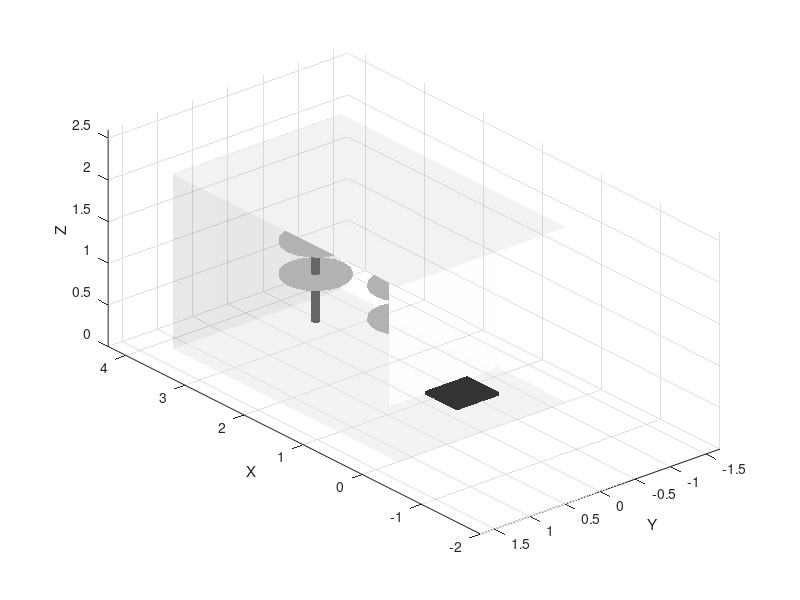

Source code (MATLAB): (Note: this script raises an error after producing the figure.)
function RAY_Delivery_Robot_Simulation_v25()
    % RAY_Delivery_Robot_Simulation_v25
    % - INCLUDES: Motor Sizing and Performance Analysis.
    
    clc; clear; close all;
    
    %% 1. SYSTEM CONFIGURATION
    Shell_Style = 'Wireframe'; 
    
    % --- Dimensions ---
    System.Length = 2.4;        
    System.Levels = 4;          
    System.Level_Height = 0.40;
    System.Base_Height = 0.20;   
    
    % Bin Dimensions
    Bin.Length = 0.30; Bin.Depth  = 0.40; Bin.Height = 0.30; 
    Bin.Mass   = 10.0; 
    Avg_Pkgs_Per_Bin = 7; 
    
    % Track Geometry
    System.Track_Width = 0.9;   
    Curve_Radius = System.Track_Width / 2;                
    Pole_Distance = System.Length - System.Track_Width;   
    Track_Perimeter = (2 * Pole_Distance) + (2 * pi * Curve_Radius);
    System.N_Bins_Per_Level = 12;
    
    % Motor Sizing Constant
    R_drive = Curve_Radius * 0.9; % Effective radius of the drive sprocket
    
    % Logic State: Tracks if a bin is IN the carousel (1) or OUT (0)
    System.Bin_Active = true(System.Levels, System.N_Bins_Per_Level);
    
    % Physics & Metrics
    Total_Bins = System.N_Bins_Per_Level * System.Levels;
    Total_Mass = Total_Bins * Bin.Mass;
    Total_Expected_Pkgs = Total_Bins * Avg_Pkgs_Per_Bin;
    
    %% 2. GRAPHICS SETUP
    f = figure('Name', 'RAY: Last-Mile Fleet Sim (v25)', 'Color', 'w', 'NumberTitle', 'off');
    set(f, 'Position', [50, 50, 1200, 800]);
    axis equal; grid on; hold on;
    view([-130, 25]); 
    
    % --- 2.1 SYSTEM BOUNDS ---
    Track_Min_X = -Curve_Radius; 
    
    % Van & Housing
    Housing_Padding = 0.30; 
    House.L = (Track_Perimeter/2) * 0.8; 
    House.W = System.Track_Width + (2 * Housing_Padding);
    House.H = (System.Levels * System.Level_Height) + System.Base_Height + 0.1;
    
    Van.L = 3.8; Van.W = 2.4; Van.H = 2.1;
    Van_Origin = [0, -Van.W/2, 0]; 
    
    Wall_Padding = 0.05; 
    House_Origin_X = (Van.L - Wall_Padding) - System.Length - 0.2;
    House_Origin_Y = (Van_Origin(2) + Wall_Padding);
    
    Track_World_Offset_X = House_Origin_X + Housing_Padding + 0.4;
    Track_World_Offset_Y = House_Origin_Y + Housing_Padding + 0.4;
    
    draw_shell_custom([House_Origin_X, House_Origin_Y, 0], System.Length+0.6, House.W, House.H, [0.9 0.9 0.9], Shell_Style, 'Housing');
    draw_shell_custom(Van_Origin, Van.L, Van.W, Van.H, [0.1 0.1 0.1], Shell_Style, 'Van'); 
    
    % Adjust View Limits
    xlim([-2.0, Van.L+0.5]); ylim([-Van.W/2 - 0.5, Van.W/2 + 0.5]); zlim([0, Van.H+0.5]);
    xlabel('X'); ylabel('Y'); zlabel('Z');
    
    % --- 2.3 MECHANISM: SPROCKETS ---
    Shaft_Height = House.H - 0.1;
    for shaft_x = [0, Pole_Distance]
        wx = shaft_x + Track_World_Offset_X; wy = 0 + Track_World_Offset_Y;
        draw_solid_cylinder(wx, wy, 0, 0.05, Shaft_Height, [0.4 0.4 0.4]);
        for k = 1:System.Levels
            h_lvl = System.Base_Height + (k-1)*System.Level_Height + Bin.Height + 0.05; 
            draw_solid_cylinder(wx, wy, h_lvl, Curve_Radius*0.9, 0.03, [0.7 0.7 0.7]);
        end
    end
    
    % --- 2.4 ROBOT & FLEET SETUP ---
    Robot_Base_X = Track_Min_X - 0.50 + Track_World_Offset_X; 
    Robot_Base_Y = 0 + Track_World_Offset_Y;
    
    [h_Robot.SubBase, h_Robot.Rotator, h_Robot.RotatorTop] = init_robot_base_graphics(Robot_Base_X, Robot_Base_Y);
    h_Robot.Mast = patch('Vertices', [], 'Faces', [], 'FaceColor', [0.6 0.6 0.6], 'EdgeColor', 'k');
    h_Robot.Carriage = patch('Vertices', [], 'Faces', [], 'FaceColor', [0.9 0.1 0.1], 'EdgeColor', 'k'); 
    h_Robot.Bracket = patch('Vertices', [], 'Faces', [], 'FaceColor', [0.3 0.3 0.3], 'EdgeColor', 'k'); 
    h_Robot.Rails   = patch('Vertices', [], 'Faces', [], 'FaceColor', [0.8 0.8 0.8], 'EdgeColor', 'none'); 
    
    Robot_State.Z = System.Base_Height;
    Robot_State.Angle = pi/2; 
    Robot_State.Extension = 0; 
    update_robot_geometry(h_Robot, Robot_Base_X, Robot_Base_Y, Robot_State.Z, Robot_State.Angle, Robot_State.Extension, Bin);
    
    % --- DELIVERY FLEET SETUP ---
    Fleet_Size = 3;
    Bot_Width = 0.5; Bot_Length = 0.6; Bot_Height = 0.25;
    
    % --- FIX: CENTERING ---
    % Load Zone X must align with Robot_Base_X so the arm (at pi/2) hits the center.
    Load_Zone_X = Robot_Base_X; 
    Load_Zone_Y = Robot_Base_Y + 1.2; 
    Exit_X = -1.5; 
    
    Pod_Spacing = 0.8;
    Pod_Handles = gobjects(1, Fleet_Size);
    Pod_Locs = zeros(Fleet_Size, 2);
    
    for i = 1:Fleet_Size
        px = Load_Zone_X + (i-1)*Pod_Spacing + 0.8; 
        py = Load_Zone_Y; 
        Pod_Locs(i,:) = [px, py];
        Pod_Handles(i) = patch([px-0.25, px+0.25, px+0.25, px-0.25], ...
                               [py-0.25, py-0.25, py+0.25, py+0.25], ...
                               [0.01, 0.01, 0.01, 0.01], [0 1 0], 'FaceAlpha', 0.5);
    end
    
    % Initialize Bots
    Mobile_Bots = repmat(struct('h_Body', [], 'h_Wheels', [], 'X', 0, 'Y', 0, 'HasBin', false, 'BinHandle', [], 'TargetLvl', 0, 'TargetCol', 0), 1, Fleet_Size);
    
    for i = 1:Fleet_Size
        Mobile_Bots(i).X = Pod_Locs(i,1);
        Mobile_Bots(i).Y = Pod_Locs(i,2);
        Mobile_Bots(i).HasBin = false; 
        Mobile_Bots(i).BinHandle = [];
        [Mobile_Bots(i).h_Body, Mobile_Bots(i).h_Wheels] = init_delivery_robot(Mobile_Bots(i).X, Mobile_Bots(i).Y, Bot_Length, Bot_Width, Bot_Height);
    end
    
    % --- 2.5 INITIALIZE BINS ---
    Bin_Handles = gobjects(System.Levels, System.N_Bins_Per_Level);
    Hanger_Handles = gobjects(System.Levels, System.N_Bins_Per_Level);
    Chain_Handles = gobjects(System.Levels, 1);
    Bin_Positions = linspace(0, Track_Perimeter, System.N_Bins_Per_Level + 1); Bin_Positions(end) = [];
    
    for lvl = 1:System.Levels
        Chain_Handles(lvl) = plot3(nan, nan, nan, 'Color', [0.2 0.2 0.2], 'LineWidth', 3);
        for i = 1:System.N_Bins_Per_Level
            Bin_Handles(lvl, i) = patch('Vertices', [], 'Faces', [], 'FaceColor', [0.2, 0.4, 0.8], 'EdgeColor', 'k', 'FaceAlpha', 1.0);
            Hanger_Handles(lvl, i) = patch('Vertices', [], 'Faces', [], 'FaceColor', [0.5 0.5 0.5], 'EdgeColor', 'none'); 
        end
    end
    
    % --- STATUS DISPLAY ---
    h_text = text(0, 0, Van.H+0.6, 'Status: System Init', 'FontSize', 12, 'BackgroundColor', 'w', 'FontWeight', 'bold');
    h_perf = text(2.0, 0, Van.H+0.4, sprintf('Weight: %.0fkg\nPkgs: %d\nPower: 0W', Total_Mass, Total_Expected_Pkgs), 'FontSize', 10, 'BackgroundColor', 'w');
    
    %% 3. SIMULATION LOOP (Batched)
    
    % Physics Constants
    Max_Vel = 0.8; Accel = 0.5; Friction_Coeff = 0.08; Gravity = 9.81;
    Robot_VZ_Max = 0.6; 
    s_access = (2 * Pole_Distance) + (1.5 * pi * Curve_Radius); 
    s_access = mod(s_access, Track_Perimeter);
    
    % --- PERFORMANCE/MOTOR SIZING LOGGING SETUP ---
    N_PICKS = Fleet_Size * 2; % One export and one import per robot
    Cycle_Times = zeros(1, N_PICKS);
    Total_Time_Active = 0;
    
    Total_Time_History = [];
    Force_History = [];
    Power_History = [];
    Torque_History = [];
    Current_Sim_Time = 0;
    
    
    % Initial Carousel Draw
    base_coords = update_carousel_graphics(System, Bin_Positions, Pole_Distance, Curve_Radius, Track_World_Offset_X, Track_World_Offset_Y, Bin, Bin_Handles, Hanger_Handles, Chain_Handles);
    
    pick_counter = 0; % Track total carousel movements
    
    while ishandle(f)
        
        %% --- PHASE 1: EXPORT (Carousel -> Robot -> Drive Off) ---
        for rob_idx = 1:Fleet_Size
            if ~ishandle(f); break; end
            pick_counter = pick_counter + 1;
            
            % A. Call Robot
            set(Mobile_Bots(rob_idx).h_Body, 'Visible', 'on');
            for w=1:6; set(Mobile_Bots(rob_idx).h_Wheels(w), 'Visible', 'on'); end
            
            set(h_text, 'String', sprintf('Status: Robot %d approaching Loading Zone...', rob_idx));
            animate_delivery_drive(Mobile_Bots(rob_idx), Load_Zone_X, Load_Zone_Y, Bot_Length, Bot_Width, Bot_Height, Bin, 30);
            Mobile_Bots(rob_idx).X = Load_Zone_X; Mobile_Bots(rob_idx).Y = Load_Zone_Y;
            
            % B. Carousel Prep (Spin & Elevate)
            valid_bins = find(System.Bin_Active);
            % Handle case where all bins have been exported
            if isempty(valid_bins)
                fprintf('WARNING: All bins have been exported. Skipping export phase.\n');
                break; 
            end
            
            idx_choice = valid_bins(randi(length(valid_bins)));
            [Target_Lvl, Target_Col] = ind2sub(size(System.Bin_Active), idx_choice);
            Target_Bin_Handle = Bin_Handles(Target_Lvl, Target_Col);
            
            set(Target_Bin_Handle, 'FaceColor', [1, 0.5, 0]);
            
            Mobile_Bots(rob_idx).TargetLvl = Target_Lvl;
            Mobile_Bots(rob_idx).TargetCol = Target_Col;
            Current_Pos = Bin_Positions(Target_Col);
            diff = s_access - Current_Pos;
            Move_Dist = mod(diff + Track_Perimeter/2, Track_Perimeter) - Track_Perimeter/2;
            
            set(h_text, 'String', 'Status: Carousel Spinning / Elevator Aligning...');
            
            % Calculate T_rot *before* animation starts for logging
            T_rot = calculate_T_rot(abs(Move_Dist), Max_Vel, Accel);
            Cycle_Times(pick_counter) = T_rot;
            Total_Time_Active = Total_Time_Active + T_rot;

            t = 0; dt = 0.04; current_vel = 0; dist_covered = 0;
            total_dist_abs = abs(Move_Dist); direction = sign(Move_Dist);
            carousel_done = false; robot_z_done = false;
            Target_Z = System.Base_Height + (Target_Lvl-1)*System.Level_Height;
            
            while (~carousel_done || ~robot_z_done) && ishandle(f)
                tic;
                
                % CAROUSEL PHYSICS
                if ~carousel_done
                    if dist_covered < (current_vel^2)/(2*Accel); req_acc = -direction * Accel;
                    elseif abs(current_vel) < Max_Vel; req_acc = direction * Accel;
                    else; req_acc = 0; end
                    current_vel = current_vel + (req_acc * dt);
                    if (total_dist_abs - dist_covered) < 0.02; current_vel = 0; req_acc = 0; carousel_done = true; end
                    ds = current_vel * dt; dist_covered = dist_covered + abs(ds);
                    Bin_Positions = mod(Bin_Positions + ds, Track_Perimeter);
                else
                    req_acc = 0; % Ensure zero acceleration when stopped
                end
                
                % ROBOT Z MOVEMENT
                z_err = Target_Z - Robot_State.Z;
                if abs(z_err) > 0.01; Robot_State.Z = Robot_State.Z + (sign(z_err) * Robot_VZ_Max * dt);
                else; Robot_State.Z = Target_Z; robot_z_done = true; end
                
                
                % --- MOTOR SIZING LOGGING ---
                F_Total = (Friction_Coeff * Total_Mass * Gravity) + (Total_Mass * abs(req_acc));
                Power = F_Total * abs(current_vel);
                Torque = F_Total * R_drive;
                
                Current_Sim_Time = Current_Sim_Time + dt;
                Force_History = [Force_History, F_Total];
                Power_History = [Power_History, Power];
                Torque_History = [Torque_History, Torque];
                Total_Time_History = [Total_Time_History, Current_Sim_Time];
                % ----------------------------
                
                set(h_perf, 'String', sprintf('Weight: %.0fkg\nPkgs: %d\nPower: %.0f W', Total_Mass, Total_Expected_Pkgs, Power));
                update_robot_geometry(h_Robot, Robot_Base_X, Robot_Base_Y, Robot_State.Z, Robot_State.Angle, Robot_State.Extension, Bin);
                base_coords = update_carousel_graphics(System, Bin_Positions, Pole_Distance, Curve_Radius, Track_World_Offset_X, Track_World_Offset_Y, Bin, Bin_Handles, Hanger_Handles, Chain_Handles);
                drawnow; pause(dt - toc);
            end
            set(h_perf, 'String', sprintf('Weight: %.0fkg\nPkgs: %d\nPower: 0 W', Total_Mass, Total_Expected_Pkgs));
            
            % C. Grabber Retrieve Sequence
            tx = base_coords(Target_Col, 1); ty = base_coords(Target_Col, 2);
            Dist_To_Bin = sqrt((tx - Robot_Base_X)^2 + (ty - Robot_Base_Y)^2);
            Req_Ext = Dist_To_Bin - 0.30;
            
            animate_robot_move(h_Robot, Robot_Base_X, Robot_Base_Y, Bin, Robot_State, 'Angle', 0, 15); Robot_State.Angle = 0;
            animate_robot_move(h_Robot, Robot_Base_X, Robot_Base_Y, Bin, Robot_State, 'Extension', Req_Ext, 15); Robot_State.Extension = Req_Ext;
            
            % GRAB BIN: Mark Inactive
            System.Bin_Active(Target_Lvl, Target_Col) = false;
            
            Offset = base_coords(Target_Col, 3) - Robot_State.Angle;
            animate_robot_move_with_bin(h_Robot, Target_Bin_Handle, Robot_Base_X, Robot_Base_Y, Bin, Robot_State, 'Extension', 0.05, 15, Offset); Robot_State.Extension = 0.05;
            
            % D. Deliver to Robot
            animate_robot_move_with_bin(h_Robot, Target_Bin_Handle, Robot_Base_X, Robot_Base_Y, Bin, Robot_State, 'Angle', pi/2, 25, Offset); Robot_State.Angle = pi/2;
            
            % Calculate Bot Surface Z
            Bot_Surface_Z = 0.24; 
            
            animate_robot_move_with_bin(h_Robot, Target_Bin_Handle, Robot_Base_X, Robot_Base_Y, Bin, Robot_State, 'Z', Bot_Surface_Z, 20, Offset); Robot_State.Z = Bot_Surface_Z;
            
            Dist_To_Robot = sqrt((Load_Zone_X - Robot_Base_X)^2 + (Load_Zone_Y - Robot_Base_Y)^2);
            Req_Ext_Drop = Dist_To_Robot - 0.30; 
            
            animate_robot_move_with_bin(h_Robot, Target_Bin_Handle, Robot_Base_X, Robot_Base_Y, Bin, Robot_State, 'Extension', Req_Ext_Drop, 20, Offset); 
            Robot_State.Extension = Req_Ext_Drop;
            
            % Drop Bin on Robot
            set(h_text, 'String', sprintf('Status: Loading Robot %d...', rob_idx));
            Mobile_Bots(rob_idx).HasBin = true;
            Mobile_Bots(rob_idx).BinHandle = Target_Bin_Handle;
            
            animate_robot_move(h_Robot, Robot_Base_X, Robot_Base_Y, Bin, Robot_State, 'Extension', 0, 15); Robot_State.Extension = 0;
            
            % F. Robot Drives Away & Disappears
            set(h_text, 'String', sprintf('Status: Robot %d departing...', rob_idx));
            animate_delivery_drive(Mobile_Bots(rob_idx), Exit_X, Load_Zone_Y, Bot_Length, Bot_Width, Bot_Height, Bin, 40);
            Mobile_Bots(rob_idx).X = Exit_X;
            
            % Hide Robot
            set(Mobile_Bots(rob_idx).h_Body, 'Visible', 'off');
            for w=1:6; set(Mobile_Bots(rob_idx).h_Wheels(w), 'Visible', 'off'); end
            if ishandle(Mobile_Bots(rob_idx).BinHandle); set(Mobile_Bots(rob_idx).BinHandle, 'Visible', 'off'); end
            
            pause(0.2);
            Current_Sim_Time = Current_Sim_Time + 0.2; % Account for the pause
        end
        
        %% --- DELAY ---
        set(h_text, 'String', 'Status: Fleet Deployed. Waiting...');
        pause(1.0); 
        Current_Sim_Time = Current_Sim_Time + 1.0; % Account for the pause
        
        %% --- PHASE 2: IMPORT (Return -> Grabber -> Carousel) ---
        set(h_text, 'String', 'Status: Initiating RETURN CYCLE.');
        
        % FIX: Loop Backwards so outermost robot moves first
        for i = 1:Fleet_Size
             if ~ishandle(f); break; end
             
             rob_idx = Fleet_Size - i + 1; 
             Target_Pod_Loc = Pod_Locs(Fleet_Size - i + 1, :);
             
             if ~Mobile_Bots(rob_idx).TargetLvl
                 % Robot never exported a bin, skip return cycle
                 continue;
             end
             
             % A. Robot Reappears
             set(h_text, 'String', sprintf('Status: Robot %d Returning...', rob_idx));
             
             set(Mobile_Bots(rob_idx).h_Body, 'Visible', 'on');
             for w=1:6; set(Mobile_Bots(rob_idx).h_Wheels(w), 'Visible', 'on'); end
             if ishandle(Mobile_Bots(rob_idx).BinHandle); set(Mobile_Bots(rob_idx).BinHandle, 'Visible', 'on'); end
             
             animate_delivery_drive(Mobile_Bots(rob_idx), Load_Zone_X, Load_Zone_Y, Bot_Length, Bot_Width, Bot_Height, Bin, 40);
             Mobile_Bots(rob_idx).X = Load_Zone_X;
             
             % B. Grabber Picks Bin
             Dist_To_Robot = sqrt((Load_Zone_X - Robot_Base_X)^2 + (Load_Zone_Y - Robot_Base_Y)^2);
             Req_Ext_Pickup = Dist_To_Robot - 0.30;
             Bot_Surface_Z = 0.24; 
             
             % --- FIX: ROTATE FIRST, THEN MOVE Z ---
             animate_robot_move(h_Robot, Robot_Base_X, Robot_Base_Y, Bin, Robot_State, 'Angle', pi/2, 15); Robot_State.Angle = pi/2;
             animate_robot_move(h_Robot, Robot_Base_X, Robot_Base_Y, Bin, Robot_State, 'Z', Bot_Surface_Z, 15); Robot_State.Z = Bot_Surface_Z;
             
             animate_robot_move(h_Robot, Robot_Base_X, Robot_Base_Y, Bin, Robot_State, 'Extension', Req_Ext_Pickup, 15); Robot_State.Extension = Req_Ext_Pickup;
             
             Current_Bin_Handle = Mobile_Bots(rob_idx).BinHandle;
             Mobile_Bots(rob_idx).HasBin = false;
             Mobile_Bots(rob_idx).BinHandle = [];
             
             Bin_Offset = -pi/2; 
             
             set(h_text, 'String', 'Status: Retrieving Bin from Robot...');
             animate_robot_move_with_bin(h_Robot, Current_Bin_Handle, Robot_Base_X, Robot_Base_Y, Bin, Robot_State, 'Extension', 0.05, 15, Bin_Offset); Robot_State.Extension = 0.05;
             
             % C. Return to Carousel
             Refill_Col = Mobile_Bots(rob_idx).TargetCol;
             Refill_Lvl = Mobile_Bots(rob_idx).TargetLvl;
             Refill_Z = System.Base_Height + (Refill_Lvl-1)*System.Level_Height;
             
             set(h_text, 'String', 'Status: Aligning Carousel & Lifting Bin...');
             
             % Calculate Move
             Current_Pos = Bin_Positions(Refill_Col);
             diff = s_access - Current_Pos;
             Move_Dist = mod(diff + Track_Perimeter/2, Track_Perimeter) - Track_Perimeter/2;
             
             % Calculate T_rot *before* animation starts for logging
             T_rot = calculate_T_rot(abs(Move_Dist), Max_Vel, Accel);
             Cycle_Times(pick_counter) = Cycle_Times(pick_counter) + T_rot; % Accumulate time in the same pick slot
             Total_Time_Active = Total_Time_Active + T_rot;
             
             t = 0; current_vel = 0; dist_covered = 0;
             total_dist_abs = abs(Move_Dist); direction = sign(Move_Dist);
             carousel_done = false; robot_z_done = false;
             
             while (~carousel_done || ~robot_z_done) && ishandle(f)
                 tic;
                 
                 % CAROUSEL PHYSICS
                 if ~carousel_done
                     if dist_covered < (current_vel^2)/(2*Accel); req_acc = -direction * Accel;
                     elseif abs(current_vel) < Max_Vel; req_acc = direction * Accel;
                     else; req_acc = 0; end
                     current_vel = current_vel + (req_acc * dt);
                     if (total_dist_abs - dist_covered) < 0.02; current_vel = 0; req_acc = 0; carousel_done = true; end
                     ds = current_vel * dt; dist_covered = dist_covered + abs(ds);
                     Bin_Positions = mod(Bin_Positions + ds, Track_Perimeter);
                 else
                     req_acc = 0;
                 end
                 
                 % Elevate Arm
                 z_err = Refill_Z - Robot_State.Z;
                 if abs(z_err) > 0.01; Robot_State.Z = Robot_State.Z + (sign(z_err) * Robot_VZ_Max * dt);
                 else; Robot_State.Z = Refill_Z; robot_z_done = true; end
                 
                 % --- MOTOR SIZING LOGGING ---
                 F_Total = (Friction_Coeff * Total_Mass * Gravity) + (Total_Mass * abs(req_acc));
                 Power = F_Total * abs(current_vel);
                 Torque = F_Total * R_drive;
                
                 Current_Sim_Time = Current_Sim_Time + dt;
                 Force_History = [Force_History, F_Total];
                 Power_History = [Power_History, Power];
                 Torque_History = [Torque_History, Torque];
                 Total_Time_History = [Total_Time_History, Current_Sim_Time];
                 % ----------------------------
                 
                 set(h_perf, 'String', sprintf('Weight: %.0fkg\nPkgs: %d\nPower: %.0f W', Total_Mass, Total_Expected_Pkgs, Power));
                 update_robot_geometry(h_Robot, Robot_Base_X, Robot_Base_Y, Robot_State.Z, Robot_State.Angle, Robot_State.Extension, Bin);
                 base_coords = update_carousel_graphics(System, Bin_Positions, Pole_Distance, Curve_Radius, Track_World_Offset_X, Track_World_Offset_Y, Bin, Bin_Handles, Hanger_Handles, Chain_Handles);
                 
                 [cx, cy] = get_robot_carriage_center(Robot_Base_X, Robot_Base_Y, Robot_State.Angle, Robot_State.Extension);
                 bin_z = Robot_State.Z + Bin.Height/2;
                 Current_Bin_Angle = Robot_State.Angle + Bin_Offset;
                 verts = get_rotated_box_at_zero(cx, cy, Bin.Length, Bin.Depth, Bin.Height, Current_Bin_Angle);
                 verts(:,3) = verts(:,3) + bin_z;
                 set(Current_Bin_Handle, 'Vertices', verts);
                 drawnow; pause(dt - toc);
             end
             set(h_perf, 'String', sprintf('Weight: %.0fkg\nPkgs: %d\nPower: 0 W', Total_Mass, Total_Expected_Pkgs));
             set(h_text, 'String', 'Status: Placing Bin into Slot...');
             
             animate_robot_move_with_bin(h_Robot, Current_Bin_Handle, Robot_Base_X, Robot_Base_Y, Bin, Robot_State, 'Angle', 0, 20, Bin_Offset); Robot_State.Angle = 0;
             
             [bx, by, ~] = get_track_pos(Bin_Positions(Refill_Col), Pole_Distance, Curve_Radius);
             bx = bx + Track_World_Offset_X; by = by + Track_World_Offset_Y;
             Dist_To_Slot = sqrt((bx - Robot_Base_X)^2 + (by - Robot_Base_Y)^2);
             
             animate_robot_move_with_bin(h_Robot, Current_Bin_Handle, Robot_Base_X, Robot_Base_Y, Bin, Robot_State, 'Extension', Dist_To_Slot-0.3, 15, Bin_Offset); Robot_State.Extension = Dist_To_Slot-0.3;
             
             System.Bin_Active(Refill_Lvl, Refill_Col) = true;
             set(Current_Bin_Handle, 'FaceColor', [0.2, 0.4, 0.8]);
             
             update_carousel_graphics(System, Bin_Positions, Pole_Distance, Curve_Radius, Track_World_Offset_X, Track_World_Offset_Y, Bin, Bin_Handles, Hanger_Handles, Chain_Handles);
             animate_robot_move(h_Robot, Robot_Base_X, Robot_Base_Y, Bin, Robot_State, 'Extension', 0, 15); Robot_State.Extension = 0;
             
             set(h_text, 'String', sprintf('Status: Robot %d Parking...', rob_idx));
             animate_delivery_drive(Mobile_Bots(rob_idx), Target_Pod_Loc(1), Target_Pod_Loc(2), Bot_Length, Bot_Width, Bot_Height, Bin, 30);
             Mobile_Bots(rob_idx).X = Target_Pod_Loc(1);
        end
        
        set(h_text, 'String', 'Status: Cycle Complete. Resetting...');
        pause(2.0);
        Current_Sim_Time = Current_Sim_Time + 2.0; % Account for the pause
        
        % BREAK after one full loop (Export + Import cycles)
        break; 
    end
    
    %% 4. PERFORMANCE ANALYSIS REPORT & MOTOR SIZING PLOTS
    
    % Only include non-zero cycle times (only movements, excluding failed exports)
    Valid_Cycle_Times = Cycle_Times(1:pick_counter);
    Total_Time_Active = sum(Valid_Cycle_Times);
    
    fprintf('\n========================================\n');
    fprintf('   CAROUSEL SYSTEM PERFORMANCE REPORT\n');
    fprintf('========================================\n');
    
    if isempty(Valid_Cycle_Times)
         fprintf('No valid carousel movements recorded for analysis.\n');
    else
        Mean_Cycle_Time = mean(Valid_Cycle_Times);
        Throughput = 60 / Mean_Cycle_Time; % Movements per minute
        
        % Total time the system was studied (including idle time)
        Total_Time_Studied = Current_Sim_Time;
        System_Utilization = Total_Time_Active / Total_Time_Studied;
        
        fprintf('Total Carousel Movements Simulated: %d\n', pick_counter);
        fprintf('----------------------------------------\n');
        fprintf('A. Throughput Metrics\n');
        fprintf('   Average Movement Time (Mean T_rot): %.2f seconds\n', Mean_Cycle_Time);
        fprintf('   Throughput (Movements/min): %.2f\n', Throughput);
        fprintf('----------------------------------------\n');
        fprintf('B. Efficiency Metrics\n');
        fprintf('   Total Active Time: %.2f seconds\n', Total_Time_Active);
        fprintf('   System Utilization (Active/Total): %.2f%%\n', System_Utilization * 100);
        fprintf('========================================\n');
    end

    % --- MOTOR SIZING PLOTS ---
    if ~isempty(Total_Time_History) 
        figure('Name', 'Motor Sizing Plots');

        % Plot 1: Required Torque
        subplot(2, 1, 1);
        plot(Total_Time_History, Torque_History, 'r-');
        xlabel('Time (s)');
        ylabel('Required Torque (Nm)');
        title(sprintf('Motor Torque Requirement (Peak: %.2f Nm)', max(Torque_History)));
        grid on;

        % Plot 2: Required Power
        subplot(2, 1, 2);
        plot(Total_Time_History, Power_History, 'b-');
        xlabel('Time (s)');
        ylabel('Required Power (W)');
        title(sprintf('Motor Power Requirement (Peak: %.2f W)', max(Power_History)));
        grid on;
    end
    
end
%% --- HELPER FUNCTIONS ---

function T_rot = calculate_T_rot(D, V_max, A)
    % Calculates rotation time based on trapezoidal velocity profile.
    % D: distance to move (m)
    D_accel = (V_max^2) / (2 * A); 
    if D <= 2 * D_accel
        T_rot = 2 * sqrt(D / (2 * A));
    else
        T_accel = V_max / A; 
        D_const = D - 2 * D_accel;
        T_const = D_const / V_max;
        T_rot = 2 * T_accel + T_const;
    end
end
function animate_delivery_drive(BotStruct, tx, ty, L, W, H, Bin, Steps)
    sx = BotStruct.X; sy = BotStruct.Y;
    Wheel_R = 0.12; Body_Z_Min = 0.05; Body_Z_Max = Wheel_R * 2; 
    Body_Thick = Body_Z_Max - Body_Z_Min; Visual_Body_Width = W * 0.7; 
    Wheel_Thick = 0.05;
    
    for i = 1:Steps
        t = i/Steps;
        cx = sx + (tx - sx)*t; cy = sy + (ty - sy)*t;
        
        b_verts = get_box_at_pos(cx, cy, Body_Z_Min + Body_Thick/2, L, Visual_Body_Width, Body_Thick);
        set(BotStruct.h_Body, 'Vertices', b_verts);
        
        w_off_x = [-L/3, 0, L/3, -L/3, 0, L/3];
        w_dist = (Visual_Body_Width / 2) + (Wheel_Thick / 2); 
        w_off_y = [w_dist, w_dist, w_dist, -w_dist, -w_dist, -w_dist];
        
        for w = 1:6
            wx = cx + w_off_x(w); wy = cy + w_off_y(w);
            [X,Y,Z] = cylinder(Wheel_R, 15); 
            Z = Z * Wheel_Thick; 
            Xr = X; Yr = Z; Zr = Y + Wheel_R; 
            if w > 3; Yr = Yr - Wheel_Thick; end 
            set(BotStruct.h_Wheels(w), 'XData', Xr + wx, 'YData', Yr + wy, 'ZData', Zr);
        end
        
        if BotStruct.HasBin && ~isempty(BotStruct.BinHandle) 
            if all(ishandle(BotStruct.BinHandle))
                 bin_z_base = Body_Z_Max;
                 bin_verts = get_box_at_pos(cx, cy, bin_z_base + Bin.Height/2, Bin.Length, Bin.Depth, Bin.Height);
                 set(BotStruct.BinHandle, 'Vertices', bin_verts);
            end
        end
        drawnow; pause(0.01);
    end
end
function animate_robot_move(h_Robot, bx, by, Bin, StartState, Mode, TargetVal, Steps)
    for s = 1:Steps
        t = s/Steps; t_smooth = t*t*(3 - 2*t);
        CurrentState = StartState;
        if strcmp(Mode, 'Angle'); CurrentState.Angle = StartState.Angle + (TargetVal - StartState.Angle)*t_smooth;
        elseif strcmp(Mode, 'Z'); CurrentState.Z = StartState.Z + (TargetVal - StartState.Z)*t_smooth;
        elseif strcmp(Mode, 'Extension'); CurrentState.Extension = StartState.Extension + (TargetVal - StartState.Extension)*t_smooth;
        end
        update_robot_geometry(h_Robot, bx, by, CurrentState.Z, CurrentState.Angle, CurrentState.Extension, Bin);
        drawnow; pause(0.02);
    end
end
function animate_robot_move_with_bin(h_Robot, h_Bin, bx, by, Bin, StartState, Mode, TargetVal, Steps, AngleOffset)
    for s = 1:Steps
        t = s/Steps; t_smooth = t*t*(3 - 2*t);
        CurrentState = StartState;
        if strcmp(Mode, 'Angle'); CurrentState.Angle = StartState.Angle + (TargetVal - StartState.Angle)*t_smooth;
        elseif strcmp(Mode, 'Z'); CurrentState.Z = StartState.Z + (TargetVal - StartState.Z)*t_smooth; 
        elseif strcmp(Mode, 'Extension'); CurrentState.Extension = StartState.Extension + (TargetVal - StartState.Extension)*t_smooth;
        end
        update_robot_geometry(h_Robot, bx, by, CurrentState.Z, CurrentState.Angle, CurrentState.Extension, Bin);
        [cx, cy] = get_robot_carriage_center(bx, by, CurrentState.Angle, CurrentState.Extension);
        bin_z = CurrentState.Z + Bin.Height/2;
        Current_Bin_Angle = CurrentState.Angle + AngleOffset;
        verts = get_rotated_box_at_zero(cx, cy, Bin.Length, Bin.Depth, Bin.Height, Current_Bin_Angle);
        verts(:,3) = verts(:,3) + bin_z;
        set(h_Bin, 'Vertices', verts);
        drawnow; pause(0.02);
    end
end
function [h_body, h_wheels] = init_delivery_robot(x, y, L, W, H)
    Wheel_R = 0.12; 
    Body_Z_Min = 0.05; 
    Body_Z_Max = Wheel_R * 2; 
    Body_Thick = Body_Z_Max - Body_Z_Min;
    Visual_Body_Width = W * 0.7; 
    Wheel_Thick = 0.05;
    verts = get_box_at_pos(x, y, Body_Z_Min + Body_Thick/2, L, Visual_Body_Width, Body_Thick);
    h_body = patch('Vertices', verts, 'Faces', [1 2 3 4; 1 2 6 5; 2 3 7 6; 3 4 8 7; 1 4 8 5; 5 6 7 8], ...
                   'FaceColor', [0.9 0.9 0.1], 'EdgeColor', 'k');
                   
    h_wheels = gobjects(1,6);
    w_off_x = [-L/3, 0, L/3, -L/3, 0, L/3];
    w_dist = (Visual_Body_Width / 2) + (Wheel_Thick / 2);
    w_off_y = [w_dist, w_dist, w_dist, -w_dist, -w_dist, -w_dist];
    
    for i = 1:6
        wx = x + w_off_x(i); wy = y + w_off_y(i);
        [X,Y,Z] = cylinder(Wheel_R, 15); 
        Z = Z * Wheel_Thick; 
        Xr = X; Yr = Z; Zr = Y + Wheel_R; 
        if i > 3; Yr = Yr - Wheel_Thick; end
        h_wheels(i) = surf(Xr+wx, Yr+wy, Zr, 'FaceColor', 'k', 'EdgeColor', 'none');
    end
end
function verts = get_box_at_pos(cx, cy, cz, L, W, H)
    dx = [-L/2, L/2, L/2, -L/2, -L/2, L/2, L/2, -L/2];
    dy = [-W/2, -W/2, W/2, W/2, -W/2, -W/2, W/2, W/2];
    dz = [-H/2, -H/2, -H/2, -H/2, H/2, H/2, H/2, H/2];
    verts = [dx' + cx, dy' + cy, dz' + cz];
end
function [h_sub, h_rot_surf, h_rot_top] = init_robot_base_graphics(bx, by)
    Base_W = 0.6; Base_H = 0.04; 
    verts = get_rotated_box_at_zero(bx, by, Base_W, Base_W, Base_H, 0);
    verts(:,3) = verts(:,3) + Base_H/2;
    h_sub = patch('Vertices', verts, 'Faces', [1 2 3 4; 1 2 6 5; 2 3 7 6; 3 4 8 7; 1 4 8 5; 5 6 7 8], ...
                  'FaceColor', [0.2 0.2 0.2], 'EdgeColor', 'none');
    h_rot_surf = surf([],[],[], 'FaceColor', [0.5 0.5 0.5], 'EdgeColor', 'none');
    h_rot_top = patch('XData', [], 'YData', [], 'ZData', [], 'FaceColor', [0.5 0.5 0.5], 'EdgeColor', 'none');
end
function [rx, ry] = get_robot_carriage_center(bx, by, angle, extension)
    Offset_Base = 0.30; Total_Dist = Offset_Base + extension;
    rx = bx + Total_Dist*cos(angle); ry = by + Total_Dist*sin(angle);
end
function update_robot_geometry(h_Robot, bx, by, z_carr, angle, extension, Bin)
    Rot_H = 0.10; Rot_R = 0.25; Base_Offset_Z = 0.04;
    [X,Y,Z] = cylinder(Rot_R, 30);
    X_rot = X*cos(angle) - Y*sin(angle) + bx; Y_rot = X*sin(angle) + Y*cos(angle) + by;
    Z_rot = Z*Rot_H + Base_Offset_Z;
    set(h_Robot.Rotator, 'XData', X_rot, 'YData', Y_rot, 'ZData', Z_rot);
    set(h_Robot.RotatorTop, 'XData', X_rot(2,:), 'YData', Y_rot(2,:), 'ZData', Z_rot(2,:));
    
    Mast_H = 1.8; Mast_W = 0.15; Mast_D = 0.08;
    mx = -0.15; my = 0; 
    rot_mx = mx*cos(angle) - my*sin(angle); rot_my = mx*sin(angle) + my*cos(angle);
    verts = get_rotated_box_at_zero(bx + rot_mx, by + rot_my, Mast_D, Mast_W, Mast_H, angle);
    verts(:,3) = verts(:,3) + Mast_H/2 + Base_Offset_Z + Rot_H;
    set(h_Robot.Mast, 'Vertices', verts, 'Faces', [1 2 3 4; 1 2 6 5; 2 3 7 6; 3 4 8 7; 1 4 8 5; 5 6 7 8]);
    
    Brack_L = 0.25; Brack_W = Mast_W; Brack_H = 0.04;
    brx = 0.10; rot_brx = brx*cos(angle); rot_bry = brx*sin(angle);
    verts = get_rotated_box_at_zero(bx + rot_brx, by + rot_bry, Brack_L, Brack_W, Brack_H, angle);
    verts(:,3) = verts(:,3) + z_carr - Brack_H/2;
    set(h_Robot.Bracket, 'Vertices', verts, 'Faces', [1 2 3 4; 1 2 6 5; 2 3 7 6; 3 4 8 7; 1 4 8 5; 5 6 7 8]);
    
    Rail_L = 0.6; Rail_W = 0.02; Rail_H = 0.02; 
    rail_center = mx + (Rail_L/2); 
    rot_rx = rail_center*cos(angle); rot_ry = rail_center*sin(angle);
    verts = get_rotated_box_at_zero(bx + rot_rx, by + rot_ry, Rail_L, Rail_W, Rail_H, angle);
    verts(:,3) = verts(:,3) + z_carr - Brack_H - Rail_H;
    set(h_Robot.Rails, 'Vertices', verts, 'Faces', [1 2 3 4; 1 2 6 5; 2 3 7 6; 3 4 8 7; 1 4 8 5; 5 6 7 8]);
    
     Carr_L = Bin.Depth + 0.02; Carr_W = Bin.Length + 0.02; Carr_H = 0.04;
     cx = 0.30 + extension; cy = 0; 
     rot_cx = cx*cos(angle) - cy*sin(angle); rot_cy = cx*sin(angle) + cy*cos(angle);
     verts = get_rotated_box_at_zero(bx + rot_cx, by + rot_cy, Carr_L, Carr_W, Carr_H, angle);
     verts(:,3) = verts(:,3) + z_carr - Carr_H/2; 
     set(h_Robot.Carriage, 'Vertices', verts, 'Faces', [1 2 3 4; 1 2 6 5; 2 3 7 6; 3 4 8 7; 1 4 8 5; 5 6 7 8]);
end
function base_coords = update_carousel_graphics(System, Bin_Positions, Pole_Dist, Curve_Rad, OffX, OffY, Bin, h_Bins, h_Hang, h_Chain)
    base_coords = zeros(System.N_Bins_Per_Level, 3);
    for i = 1:System.N_Bins_Per_Level
        [bx, by, angle] = get_track_pos(Bin_Positions(i), Pole_Dist, Curve_Rad);
        base_coords(i, :) = [bx + OffX, by + OffY, angle];
    end
    for lvl = 1:System.Levels
        z_base = System.Base_Height + (lvl-1)*System.Level_Height;
        chain_x = zeros(1, System.N_Bins_Per_Level + 1); chain_y = zeros(1, System.N_Bins_Per_Level + 1);
        chain_z = ones(1, System.N_Bins_Per_Level + 1) * (z_base + Bin.Height + 0.05);
        for i = 1:System.N_Bins_Per_Level
            bx = base_coords(i,1); by = base_coords(i,2); angle = base_coords(i,3);
            % CHECK IF BIN IS ACTIVE (In Carousel)
            if System.Bin_Active(lvl, i)
                verts = get_rotated_box_at_zero(bx, by, Bin.Length, Bin.Depth, Bin.Height, angle);
                verts(:,3) = verts(:,3) + z_base + Bin.Height/2;
                set(h_Bins(lvl, i), 'Vertices', verts, 'Faces', [1 2 3 4; 1 2 6 5; 2 3 7 6; 3 4 8 7; 1 4 8 5], 'FaceAlpha', 1.0);
            else
                % Hide bin if it's currently on the robot/out of the carousel
                set(h_Bins(lvl, i), 'Vertices', [], 'Faces', []);
            end
            
            h_verts = get_hanger_geometry(bx, by, Bin.Length, Bin.Depth, angle);
            h_verts(:,3) = h_verts(:,3) + z_base + Bin.Height;
            set(h_Hang(lvl, i), 'Vertices', h_verts, 'Faces', [1 2 3 4; 5 6 7 8; 1 2 6 5; 3 4 8 7; 1 4 8 5; 2 3 7 6]);
            chain_x(i) = bx; chain_y(i) = by;
        end
        chain_x(end)=chain_x(1); chain_y(end)=chain_y(1);
        set(h_Chain(lvl), 'XData', chain_x, 'YData', chain_y, 'ZData', chain_z);
    end
end
function draw_shell_custom(Origin, L, W, H, Color, Style, Tag)
    x = Origin(1); y = Origin(2); z = Origin(3);
    if strcmp(Style, 'Wireframe'); FaceAlpha = 0.05; EdgeAlpha = 0.5; LineWidth = 1.0;
        if strcmp(Tag, 'Van'), LineWidth = 4.0; EdgeAlpha = 0.3; end 
    else; FaceAlpha = 1.0; EdgeAlpha = 1.0; LineWidth = 0.5; end
    patch([x,x+L,x+L,x],[y,y,y+W,y+W],[z,z,z,z],Color,'FaceAlpha',FaceAlpha,'EdgeAlpha',EdgeAlpha,'LineWidth',LineWidth);
    patch([x,x+L,x+L,x],[y,y,y+W,y+W],[z+H,z+H,z+H,z+H],Color,'FaceAlpha',FaceAlpha,'EdgeAlpha',EdgeAlpha,'LineWidth',LineWidth);
    if strcmp(Tag, 'Housing')
        patch([x,x,x,x],[y,y+W,y+W,y],[z,z,z+H,z+H],Color,'FaceAlpha',FaceAlpha,'EdgeAlpha',EdgeAlpha,'LineWidth',LineWidth);
        patch([x+L,x+L,x+L,x+L],[y,y+W,y+W,y],[z,z,z+H,z+H],Color,'FaceAlpha',FaceAlpha,'EdgeAlpha',EdgeAlpha,'LineWidth',LineWidth);
    elseif strcmp(Tag, 'Van')
        patch([x+L,x+L,x+L,x+L],[y,y+W,y+W,y],[z,z,z+H,z+H],Color,'FaceAlpha',0.1,'EdgeAlpha',EdgeAlpha,'LineWidth',LineWidth);
    end
end
function draw_solid_cylinder(cx, cy, base_z, r, h, color)
    [X,Y,Z] = cylinder(r, 20); X=X+cx; Y=Y+cy; Z=Z*h+base_z;
    surf(X,Y,Z,'FaceColor',color,'EdgeColor','none');
    patch(X(2,:),Y(2,:),Z(2,:),color,'EdgeColor','none');
    patch(X(1,:),Y(1,:),Z(1,:),color,'EdgeColor','none');
end
function [x, y, angle] = get_track_pos(s, L, R)
    Perimeter = 2*L + 2*pi*R; s = mod(s, Perimeter);
    if s < L; x = s; y = R; angle = 0;
    elseif s < (L + pi*R); dist = s - L; theta = dist / R; x = L + R*sin(theta); y = R*cos(theta); angle = -theta;
    elseif s < (2*L + pi*R); dist = s - (L + pi*R); x = L - dist; y = -R; angle = pi;
    else; dist = s - (2*L + pi*R); theta = dist / R; x = -R*sin(theta); y = -R*cos(theta); angle = pi - theta;
    end
end
function verts = get_rotated_box_at_zero(cx, cy, L, D, H, theta)
    dx = [-L/2, L/2, L/2, -L/2, -L/2, L/2, L/2, -L/2];
    dy = [-D/2, -D/2, D/2, D/2, -D/2, -D/2, D/2, D/2];
    dz = [-H/2, -H/2, -H/2, -H/2, H/2, H/2, H/2, H/2];
    x_rot = dx*cos(theta) - dy*sin(theta); y_rot = dx*sin(theta) + dy*cos(theta);
    verts = [x_rot' + cx, y_rot' + cy, dz'];
end
function verts = get_hanger_geometry(cx, cy, BinL, BinD, theta)
    HL = 0.05; HW = BinD * 0.8; HH = 0.05;
    dx = [-HL/2, HL/2, HL/2, -HL/2, -HL/2, HL/2, HL/2, -HL/2];
    dy = [-HW/2, -HW/2, HW/2, HW/2, -HW/2, -HW/2, HW/2, HW/2];
    dz = [0, 0, 0, 0, HH, HH, HH, HH];
    x_rot = dx*cos(theta) - dy*sin(theta); y_rot = dx*sin(theta) + dy*cos(theta);
    verts = [x_rot' + cx, y_rot' + cy, dz'];
end